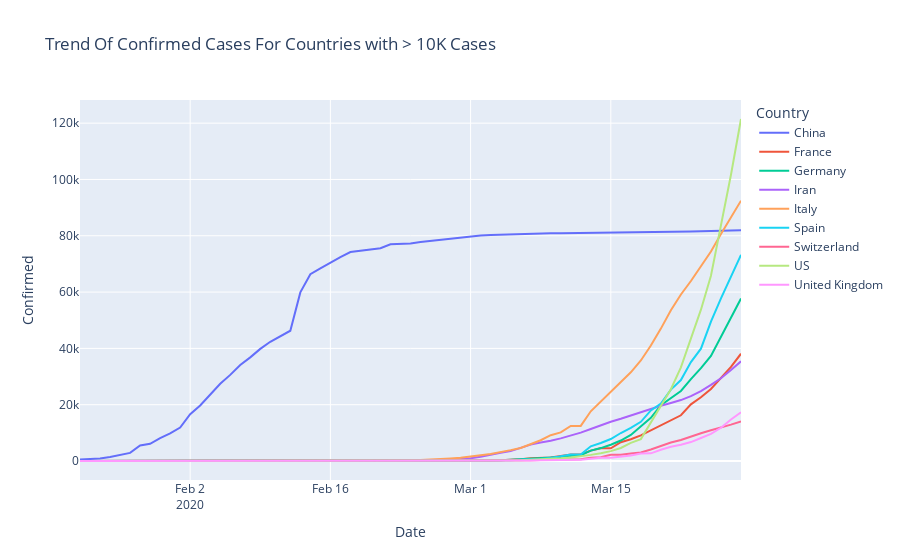

The code cell stored with this chart in its notebook:
### Code cell
fig = px.line(df_country, x="Date", y="Confirmed", color="Country",
              line_group="Country", hover_name="Country",title="Trend Of Confirmed Cases For Countries with > 10K Cases")
fig.show()

### Figure 1 — Plotly figure (JSON) as saved in the notebook; plotly's stock layout.template omitted (floating-point values rounded to 4 significant figures)
{"data": [{"hoverlabel": {"namelength": 0}, "hovertemplate": "<b>%{hovertext}</b><br><br>Country=China<br>Date=%{x}<br>Confirmed=%{y}", "hovertext": ["China", "China", "China", "China", "China", "China", "China", "China", "China", "China", "China", "China", "China", "China", "China", "China", "China", "China", "China", "China", "China", "China", "China", "China", "China", "China", "China", "China", "China", "China", "China", "China", "China", "China", "China", "China", "China", "China", "China", "China", "China", "China", "China", "China", "China", "China", "China", "China", "China", "China", "China", "China", "China", "China", "China", "China", "China", "China", "China", "China", "China", "China", "China", "China", "China", "China", "China"], "legendgroup": "China", "line": {"color": "#636efa", "dash": "solid"}, "mode": "lines", "name": "China", "showlegend": true, "type": "scatter", "x": ["2020-01-22", "2020-01-23", "2020-01-24", "2020-01-25", "2020-01-26", "2020-01-27", "2020-01-28", "2020-01-29", "2020-01-30", "2020-01-31", "2020-02-01", "2020-02-02", "2020-02-03", "2020-02-04", "2020-02-05", "2020-02-06", "2020-02-07", "2020-02-08", "2020-02-09", "2020-02-10", "2020-02-11", "2020-02-12", "2020-02-13", "2020-02-14", "2020-02-15", "2020-02-16", "2020-02-17", "2020-02-18", "2020-02-19", "2020-02-20", "2020-02-21", "2020-02-22", "2020-02-23", "2020-02-24", "2020-02-25", "2020-02-26", "2020-02-27", "2020-02-28", "2020-02-29", "2020-03-01", "2020-03-02", "2020-03-03", "2020-03-04", "2020-03-05", "2020-03-06", "2020-03-07", "2020-03-08", "2020-03-09", "2020-03-10", "2020-03-11", "2020-03-12", "2020-03-13", "2020-03-14", "2020-03-15", "2020-03-16", "2020-03-17", "2020-03-18", "2020-03-19", "2020-03-20", "2020-03-21", "2020-03-22", "2020-03-23", "2020-03-24", "2020-03-25", "2020-03-26", "2020-03-27", "2020-03-28"], "xaxis": "x", "y": [548, 643, 920, 1406, 2075, 2877, 5509, 6087, 8141, 9802, 11891, 16630, 19716, 23707, 27440, 30587, 34110, 36814, 39829, 42354, 44386, 46267, 59895, 66358, 68413, 70513, 72434, 74211, 74619, 75077, 75550, 77001, 77022, 77241, 77754, 78166, 78600, 78928, 79356, 79932, 80136, 80261, 80386, 80537, 80690, 80770, 80823, 80860, 80887, 80921, 80932, 80945, 80977, 81003, 81033, 81058, 81102, 81156, 81250, 81305, 81435, 81498, 81591, 81661, 81782, 81897, 81999], "yaxis": "y"}, {"hoverlabel": {"namelength": 0}, "hovertemplate": "<b>%{hovertext}</b><br><br>Country=France<br>Date=%{x}<br>Confirmed=%{y}", "hovertext": ["France", "France", "France", "France", "France", "France", "France", "France", "France", "France", "France", "France", "France", "France", "France", "France", "France", "France", "France", "France", "France", "France", "France", "France", "France", "France", "France", "France", "France", "France", "France", "France", "France", "France", "France", "France", "France", "France", "France", "France", "France", "France", "France", "France", "France", "France", "France", "France", "France", "France", "France", "France", "France", "France", "France", "France", "France", "France", "France", "France", "France", "France", "France", "France", "France", "France", "France"], "legendgroup": "France", "line": {"color": "#EF553B", "dash": "solid"}, "mode": "lines", "name": "France", "showlegend": true, "type": "scatter", "x": ["2020-01-22", "2020-01-23", "2020-01-24", "2020-01-25", "2020-01-26", "2020-01-27", "2020-01-28", "2020-01-29", "2020-01-30", "2020-01-31", "2020-02-01", "2020-02-02", "2020-02-03", "2020-02-04", "2020-02-05", "2020-02-06", "2020-02-07", "2020-02-08", "2020-02-09", "2020-02-10", "2020-02-11", "2020-02-12", "2020-02-13", "2020-02-14", "2020-02-15", "2020-02-16", "2020-02-17", "2020-02-18", "2020-02-19", "2020-02-20", "2020-02-21", "2020-02-22", "2020-02-23", "2020-02-24", "2020-02-25", "2020-02-26", "2020-02-27", "2020-02-28", "2020-02-29", "2020-03-01", "2020-03-02", "2020-03-03", "2020-03-04", "2020-03-05", "2020-03-06", "2020-03-07", "2020-03-08", "2020-03-09", "2020-03-10", "2020-03-11", "2020-03-12", "2020-03-13", "2020-03-14", "2020-03-15", "2020-03-16", "2020-03-17", "2020-03-18", "2020-03-19", "2020-03-20", "2020-03-21", "2020-03-22", "2020-03-23", "2020-03-24", "2020-03-25", "2020-03-26", "2020-03-27", "2020-03-28"], "xaxis": "x", "y": [0, 0, 2, 3, 3, 3, 4, 5, 5, 5, 6, 6, 6, 6, 6, 6, 6, 11, 11, 11, 11, 11, 11, 11, 12, 12, 12, 12, 12, 12, 12, 12, 12, 12, 14, 18, 38, 57, 100, 130, 191, 204, 288, 380, 656, 959, 1136, 1219, 1794, 2293, 2293, 3681, 4496, 4532, 6683, 7715, 9124, 10970, 12758, 14463, 16243, 20123, 22622, 25600, 29551, 33402, 38105], "yaxis": "y"}, {"hoverlabel": {"namelength": 0}, "hovertemplate": "<b>%{hovertext}</b><br><br>Country=Germany<br>Date=%{x}<br>Confirmed=%{y}", "hovertext": ["Germany", "Germany", "Germany", "Germany", "Germany", "Germany", "Germany", "Germany", "Germany", "Germany", "Germany", "Germany", "Germany", "Germany", "Germany", "Germany", "Germany", "Germany", "Germany", "Germany", "Germany", "Germany", "Germany", "Germany", "Germany", "Germany", "Germany", "Germany", "Germany", "Germany", "Germany", "Germany", "Germany", "Germany", "Germany", "Germany", "Germany", "Germany", "Germany", "Germany", "Germany", "Germany", "Germany", "Germany", "Germany", "Germany", "Germany", "Germany", "Germany", "Germany", "Germany", "Germany", "Germany", "Germany", "Germany", "Germany", "Germany", "Germany", "Germany", "Germany", "Germany", "Germany", "Germany", "Germany", "Germany", "Germany", "Germany"], "legendgroup": "Germany", "line": {"color": "#00cc96", "dash": "solid"}, "mode": "lines", "name": "Germany", "showlegend": true, "type": "scatter", "x": ["2020-01-22", "2020-01-23", "2020-01-24", "2020-01-25", "2020-01-26", "2020-01-27", "2020-01-28", "2020-01-29", "2020-01-30", "2020-01-31", "2020-02-01", "2020-02-02", "2020-02-03", "2020-02-04", "2020-02-05", "2020-02-06", "2020-02-07", "2020-02-08", "2020-02-09", "2020-02-10", "2020-02-11", "2020-02-12", "2020-02-13", "2020-02-14", "2020-02-15", "2020-02-16", "2020-02-17", "2020-02-18", "2020-02-19", "2020-02-20", "2020-02-21", "2020-02-22", "2020-02-23", "2020-02-24", "2020-02-25", "2020-02-26", "2020-02-27", "2020-02-28", "2020-02-29", "2020-03-01", "2020-03-02", "2020-03-03", "2020-03-04", "2020-03-05", "2020-03-06", "2020-03-07", "2020-03-08", "2020-03-09", "2020-03-10", "2020-03-11", "2020-03-12", "2020-03-13", "2020-03-14", "2020-03-15", "2020-03-16", "2020-03-17", "2020-03-18", "2020-03-19", "2020-03-20", "2020-03-21", "2020-03-22", "2020-03-23", "2020-03-24", "2020-03-25", "2020-03-26", "2020-03-27", "2020-03-28"], "xaxis": "x", "y": [0, 0, 0, 0, 0, 1, 4, 4, 4, 5, 8, 10, 12, 12, 12, 12, 13, 13, 14, 14, 16, 16, 16, 16, 16, 16, 16, 16, 16, 16, 16, 16, 16, 16, 17, 27, 46, 48, 79, 130, 159, 196, 262, 482, 670, 799, 1040, 1176, 1457, 1908, 2078, 3675, 4585, 5795, 7272, 9257, 12327, 15320, 19848, 22213, 24873, 29056, 32986, 37323, 43938, 50871, 57695], "yaxis": "y"}, {"hoverlabel": {"namelength": 0}, "hovertemplate": "<b>%{hovertext}</b><br><br>Country=Iran<br>Date=%{x}<br>Confirmed=%{y}", "hovertext": ["Iran", "Iran", "Iran", "Iran", "Iran", "Iran", "Iran", "Iran", "Iran", "Iran", "Iran", "Iran", "Iran", "Iran", "Iran", "Iran", "Iran", "Iran", "Iran", "Iran", "Iran", "Iran", "Iran", "Iran", "Iran", "Iran", "Iran", "Iran", "Iran", "Iran", "Iran", "Iran", "Iran", "Iran", "Iran", "Iran", "Iran", "Iran", "Iran", "Iran", "Iran", "Iran", "Iran", "Iran", "Iran", "Iran", "Iran", "Iran", "Iran", "Iran", "Iran", "Iran", "Iran", "Iran", "Iran", "Iran", "Iran", "Iran", "Iran", "Iran", "Iran", "Iran", "Iran", "Iran", "Iran", "Iran", "Iran"], "legendgroup": "Iran", "line": {"color": "#ab63fa", "dash": "solid"}, "mode": "lines", "name": "Iran", "showlegend": true, "type": "scatter", "x": ["2020-01-22", "2020-01-23", "2020-01-24", "2020-01-25", "2020-01-26", "2020-01-27", "2020-01-28", "2020-01-29", "2020-01-30", "2020-01-31", "2020-02-01", "2020-02-02", "2020-02-03", "2020-02-04", "2020-02-05", "2020-02-06", "2020-02-07", "2020-02-08", "2020-02-09", "2020-02-10", "2020-02-11", "2020-02-12", "2020-02-13", "2020-02-14", "2020-02-15", "2020-02-16", "2020-02-17", "2020-02-18", "2020-02-19", "2020-02-20", "2020-02-21", "2020-02-22", "2020-02-23", "2020-02-24", "2020-02-25", "2020-02-26", "2020-02-27", "2020-02-28", "2020-02-29", "2020-03-01", "2020-03-02", "2020-03-03", "2020-03-04", "2020-03-05", "2020-03-06", "2020-03-07", "2020-03-08", "2020-03-09", "2020-03-10", "2020-03-11", "2020-03-12", "2020-03-13", "2020-03-14", "2020-03-15", "2020-03-16", "2020-03-17", "2020-03-18", "2020-03-19", "2020-03-20", "2020-03-21", "2020-03-22", "2020-03-23", "2020-03-24", "2020-03-25", "2020-03-26", "2020-03-27", "2020-03-28"], "xaxis": "x", "y": [0, 0, 0, 0, 0, 0, 0, 0, 0, 0, 0, 0, 0, 0, 0, 0, 0, 0, 0, 0, 0, 0, 0, 0, 0, 0, 0, 0, 2, 5, 18, 28, 43, 61, 95, 139, 245, 388, 593, 978, 1501, 2336, 2922, 3513, 4747, 5823, 6566, 7161, 8042, 9000, 10075, 11364, 12729, 13938, 14991, 16169, 17361, 18407, 19644, 20610, 21638, 23049, 24811, 27017, 29406, 32332, 35408], "yaxis": "y"}, {"hoverlabel": {"namelength": 0}, "hovertemplate": "<b>%{hovertext}</b><br><br>Country=Italy<br>Date=%{x}<br>Confirmed=%{y}", "hovertext": ["Italy", "Italy", "Italy", "Italy", "Italy", "Italy", "Italy", "Italy", "Italy", "Italy", "Italy", "Italy", "Italy", "Italy", "Italy", "Italy", "Italy", "Italy", "Italy", "Italy", "Italy", "Italy", "Italy", "Italy", "Italy", "Italy", "Italy", "Italy", "Italy", "Italy", "Italy", "Italy", "Italy", "Italy", "Italy", "Italy", "Italy", "Italy", "Italy", "Italy", "Italy", "Italy", "Italy", "Italy", "Italy", "Italy", "Italy", "Italy", "Italy", "Italy", "Italy", "Italy", "Italy", "Italy", "Italy", "Italy", "Italy", "Italy", "Italy", "Italy", "Italy", "Italy", "Italy", "Italy", "Italy", "Italy", "Italy"], "legendgroup": "Italy", "line": {"color": "#FFA15A", "dash": "solid"}, "mode": "lines", "name": "Italy", "showlegend": true, "type": "scatter", "x": ["2020-01-22", "2020-01-23", "2020-01-24", "2020-01-25", "2020-01-26", "2020-01-27", "2020-01-28", "2020-01-29", "2020-01-30", "2020-01-31", "2020-02-01", "2020-02-02", "2020-02-03", "2020-02-04", "2020-02-05", "2020-02-06", "2020-02-07", "2020-02-08", "2020-02-09", "2020-02-10", "2020-02-11", "2020-02-12", "2020-02-13", "2020-02-14", "2020-02-15", "2020-02-16", "2020-02-17", "2020-02-18", "2020-02-19", "2020-02-20", "2020-02-21", "2020-02-22", "2020-02-23", "2020-02-24", "2020-02-25", "2020-02-26", "2020-02-27", "2020-02-28", "2020-02-29", "2020-03-01", "2020-03-02", "2020-03-03", "2020-03-04", "2020-03-05", "2020-03-06", "2020-03-07", "2020-03-08", "2020-03-09", "2020-03-10", "2020-03-11", "2020-03-12", "2020-03-13", "2020-03-14", "2020-03-15", "2020-03-16", "2020-03-17", "2020-03-18", "2020-03-19", "2020-03-20", "2020-03-21", "2020-03-22", "2020-03-23", "2020-03-24", "2020-03-25", "2020-03-26", "2020-03-27", "2020-03-28"], "xaxis": "x", "y": [0, 0, 0, 0, 0, 0, 0, 0, 0, 2, 2, 2, 2, 2, 2, 2, 3, 3, 3, 3, 3, 3, 3, 3, 3, 3, 3, 3, 3, 3, 20, 62, 155, 229, 322, 453, 655, 888, 1128, 1694, 2036, 2502, 3089, 3858, 4636, 5883, 7375, 9172, 10149, 12462, 12462, 17660, 21157, 24747, 27980, 31506, 35713, 41035, 47021, 53578, 59138, 63927, 69176, 74386, 80589, 86498, 92472], "yaxis": "y"}, {"hoverlabel": {"namelength": 0}, "hovertemplate": "<b>%{hovertext}</b><br><br>Country=Spain<br>Date=%{x}<br>Confirmed=%{y}", "hovertext": ["Spain", "Spain", "Spain", "Spain", "Spain", "Spain", "Spain", "Spain", "Spain", "Spain", "Spain", "Spain", "Spain", "Spain", "Spain", "Spain", "Spain", "Spain", "Spain", "Spain", "Spain", "Spain", "Spain", "Spain", "Spain", "Spain", "Spain", "Spain", "Spain", "Spain", "Spain", "Spain", "Spain", "Spain", "Spain", "Spain", "Spain", "Spain", "Spain", "Spain", "Spain", "Spain", "Spain", "Spain", "Spain", "Spain", "Spain", "Spain", "Spain", "Spain", "Spain", "Spain", "Spain", "Spain", "Spain", "Spain", "Spain", "Spain", "Spain", "Spain", "Spain", "Spain", "Spain", "Spain", "Spain", "Spain", "Spain"], "legendgroup": "Spain", "line": {"color": "#19d3f3", "dash": "solid"}, "mode": "lines", "name": "Spain", "showlegend": true, "type": "scatter", "x": ["2020-01-22", "2020-01-23", "2020-01-24", "2020-01-25", "2020-01-26", "2020-01-27", "2020-01-28", "2020-01-29", "2020-01-30", "2020-01-31", "2020-02-01", "2020-02-02", "2020-02-03", "2020-02-04", "2020-02-05", "2020-02-06", "2020-02-07", "2020-02-08", "2020-02-09", "2020-02-10", "2020-02-11", "2020-02-12", "2020-02-13", "2020-02-14", "2020-02-15", "2020-02-16", "2020-02-17", "2020-02-18", "2020-02-19", "2020-02-20", "2020-02-21", "2020-02-22", "2020-02-23", "2020-02-24", "2020-02-25", "2020-02-26", "2020-02-27", "2020-02-28", "2020-02-29", "2020-03-01", "2020-03-02", "2020-03-03", "2020-03-04", "2020-03-05", "2020-03-06", "2020-03-07", "2020-03-08", "2020-03-09", "2020-03-10", "2020-03-11", "2020-03-12", "2020-03-13", "2020-03-14", "2020-03-15", "2020-03-16", "2020-03-17", "2020-03-18", "2020-03-19", "2020-03-20", "2020-03-21", "2020-03-22", "2020-03-23", "2020-03-24", "2020-03-25", "2020-03-26", "2020-03-27", "2020-03-28"], "xaxis": "x", "y": [0, 0, 0, 0, 0, 0, 0, 0, 0, 0, 1, 1, 1, 1, 1, 1, 1, 1, 2, 2, 2, 2, 2, 2, 2, 2, 2, 2, 2, 2, 2, 2, 2, 2, 6, 13, 15, 32, 45, 84, 120, 165, 222, 259, 400, 500, 673, 1073, 1695, 2277, 2277, 5232, 6391, 7798, 9942, 11748, 13910, 17963, 20410, 25374, 28768, 35136, 39885, 49515, 57786, 65719, 73235], "yaxis": "y"}, {"hoverlabel": {"namelength": 0}, "hovertemplate": "<b>%{hovertext}</b><br><br>Country=Switzerland<br>Date=%{x}<br>Confirmed=%{y}", "hovertext": ["Switzerland", "Switzerland", "Switzerland", "Switzerland", "Switzerland", "Switzerland", "Switzerland", "Switzerland", "Switzerland", "Switzerland", "Switzerland", "Switzerland", "Switzerland", "Switzerland", "Switzerland", "Switzerland", "Switzerland", "Switzerland", "Switzerland", "Switzerland", "Switzerland", "Switzerland", "Switzerland", "Switzerland", "Switzerland", "Switzerland", "Switzerland", "Switzerland", "Switzerland", "Switzerland", "Switzerland", "Switzerland", "Switzerland", "Switzerland", "Switzerland", "Switzerland", "Switzerland", "Switzerland", "Switzerland", "Switzerland", "Switzerland", "Switzerland", "Switzerland", "Switzerland", "Switzerland", "Switzerland", "Switzerland", "Switzerland", "Switzerland", "Switzerland", "Switzerland", "Switzerland", "Switzerland", "Switzerland", "Switzerland", "Switzerland", "Switzerland", "Switzerland", "Switzerland", "Switzerland", "Switzerland", "Switzerland", "Switzerland", "Switzerland", "Switzerland", "Switzerland", "Switzerland"], "legendgroup": "Switzerland", "line": {"color": "#FF6692", "dash": "solid"}, "mode": "lines", "name": "Switzerland", "showlegend": true, "type": "scatter", "x": ["2020-01-22", "2020-01-23", "2020-01-24", "2020-01-25", "2020-01-26", "2020-01-27", "2020-01-28", "2020-01-29", "2020-01-30", "2020-01-31", "2020-02-01", "2020-02-02", "2020-02-03", "2020-02-04", "2020-02-05", "2020-02-06", "2020-02-07", "2020-02-08", "2020-02-09", "2020-02-10", "2020-02-11", "2020-02-12", "2020-02-13", "2020-02-14", "2020-02-15", "2020-02-16", "2020-02-17", "2020-02-18", "2020-02-19", "2020-02-20", "2020-02-21", "2020-02-22", "2020-02-23", "2020-02-24", "2020-02-25", "2020-02-26", "2020-02-27", "2020-02-28", "2020-02-29", "2020-03-01", "2020-03-02", "2020-03-03", "2020-03-04", "2020-03-05", "2020-03-06", "2020-03-07", "2020-03-08", "2020-03-09", "2020-03-10", "2020-03-11", "2020-03-12", "2020-03-13", "2020-03-14", "2020-03-15", "2020-03-16", "2020-03-17", "2020-03-18", "2020-03-19", "2020-03-20", "2020-03-21", "2020-03-22", "2020-03-23", "2020-03-24", "2020-03-25", "2020-03-26", "2020-03-27", "2020-03-28"], "xaxis": "x", "y": [0, 0, 0, 0, 0, 0, 0, 0, 0, 0, 0, 0, 0, 0, 0, 0, 0, 0, 0, 0, 0, 0, 0, 0, 0, 0, 0, 0, 0, 0, 0, 0, 0, 0, 1, 1, 8, 8, 18, 27, 42, 56, 90, 114, 214, 268, 337, 374, 491, 652, 652, 1139, 1359, 2200, 2200, 2700, 3028, 4075, 5294, 6575, 7474, 8795, 9877, 10897, 11811, 12928, 14076], "yaxis": "y"}, {"hoverlabel": {"namelength": 0}, "hovertemplate": "<b>%{hovertext}</b><br><br>Country=US<br>Date=%{x}<br>Confirmed=%{y}", "hovertext": ["US", "US", "US", "US", "US", "US", "US", "US", "US", "US", "US", "US", "US", "US", "US", "US", "US", "US", "US", "US", "US", "US", "US", "US", "US", "US", "US", "US", "US", "US", "US", "US", "US", "US", "US", "US", "US", "US", "US", "US", "US", "US", "US", "US", "US", "US", "US", "US", "US", "US", "US", "US", "US", "US", "US", "US", "US", "US", "US", "US", "US", "US", "US", "US", "US", "US", "US"], "legendgroup": "US", "line": {"color": "#B6E880", "dash": "solid"}, "mode": "lines", "name": "US", "showlegend": true, "type": "scatter", "x": ["2020-01-22", "2020-01-23", "2020-01-24", "2020-01-25", "2020-01-26", "2020-01-27", "2020-01-28", "2020-01-29", "2020-01-30", "2020-01-31", "2020-02-01", "2020-02-02", "2020-02-03", "2020-02-04", "2020-02-05", "2020-02-06", "2020-02-07", "2020-02-08", "2020-02-09", "2020-02-10", "2020-02-11", "2020-02-12", "2020-02-13", "2020-02-14", "2020-02-15", "2020-02-16", "2020-02-17", "2020-02-18", "2020-02-19", "2020-02-20", "2020-02-21", "2020-02-22", "2020-02-23", "2020-02-24", "2020-02-25", "2020-02-26", "2020-02-27", "2020-02-28", "2020-02-29", "2020-03-01", "2020-03-02", "2020-03-03", "2020-03-04", "2020-03-05", "2020-03-06", "2020-03-07", "2020-03-08", "2020-03-09", "2020-03-10", "2020-03-11", "2020-03-12", "2020-03-13", "2020-03-14", "2020-03-15", "2020-03-16", "2020-03-17", "2020-03-18", "2020-03-19", "2020-03-20", "2020-03-21", "2020-03-22", "2020-03-23", "2020-03-24", "2020-03-25", "2020-03-26", "2020-03-27", "2020-03-28"], "xaxis": "x", "y": [1, 1, 2, 2, 5, 5, 5, 5, 5, 7, 8, 8, 11, 11, 11, 11, 11, 11, 11, 11, 12, 12, 13, 13, 13, 13, 13, 13, 13, 13, 15, 15, 15, 51, 51, 57, 58, 60, 68, 74, 98, 118, 149, 217, 262, 402, 518, 583, 959, 1281, 1663, 2179, 2727, 3499, 4632, 6421, 7783, 13677, 19100, 25489, 33276, 43847, 53740, 65778, 83836, 101657, 121478], "yaxis": "y"}, {"hoverlabel": {"namelength": 0}, "hovertemplate": "<b>%{hovertext}</b><br><br>Country=United Kingdom<br>Date=%{x}<br>Confirmed=%{y}", "hovertext": ["United Kingdom", "United Kingdom", "United Kingdom", "United Kingdom", "United Kingdom", "United Kingdom", "United Kingdom", "United Kingdom", "United Kingdom", "United Kingdom", "United Kingdom", "United Kingdom", "United Kingdom", "United Kingdom", "United Kingdom", "United Kingdom", "United Kingdom", "United Kingdom", "United Kingdom", "United Kingdom", "United Kingdom", "United Kingdom", "United Kingdom", "United Kingdom", "United Kingdom", "United Kingdom", "United Kingdom", "United Kingdom", "United Kingdom", "United Kingdom", "United Kingdom", "United Kingdom", "United Kingdom", "United Kingdom", "United Kingdom", "United Kingdom", "United Kingdom", "United Kingdom", "United Kingdom", "United Kingdom", "United Kingdom", "United Kingdom", "United Kingdom", "United Kingdom", "United Kingdom", "United Kingdom", "United Kingdom", "United Kingdom", "United Kingdom", "United Kingdom", "United Kingdom", "United Kingdom", "United Kingdom", "United Kingdom", "United Kingdom", "United Kingdom", "United Kingdom", "United Kingdom", "United Kingdom", "United Kingdom", "United Kingdom", "United Kingdom", "United Kingdom", "United Kingdom", "United Kingdom", "United Kingdom", "United Kingdom"], "legendgroup": "United Kingdom", "line": {"color": "#FF97FF", "dash": "solid"}, "mode": "lines", "name": "United Kingdom", "showlegend": true, "type": "scatter", "x": ["2020-01-22", "2020-01-23", "2020-01-24", "2020-01-25", "2020-01-26", "2020-01-27", "2020-01-28", "2020-01-29", "2020-01-30", "2020-01-31", "2020-02-01", "2020-02-02", "2020-02-03", "2020-02-04", "2020-02-05", "2020-02-06", "2020-02-07", "2020-02-08", "2020-02-09", "2020-02-10", "2020-02-11", "2020-02-12", "2020-02-13", "2020-02-14", "2020-02-15", "2020-02-16", "2020-02-17", "2020-02-18", "2020-02-19", "2020-02-20", "2020-02-21", "2020-02-22", "2020-02-23", "2020-02-24", "2020-02-25", "2020-02-26", "2020-02-27", "2020-02-28", "2020-02-29", "2020-03-01", "2020-03-02", "2020-03-03", "2020-03-04", "2020-03-05", "2020-03-06", "2020-03-07", "2020-03-08", "2020-03-09", "2020-03-10", "2020-03-11", "2020-03-12", "2020-03-13", "2020-03-14", "2020-03-15", "2020-03-16", "2020-03-17", "2020-03-18", "2020-03-19", "2020-03-20", "2020-03-21", "2020-03-22", "2020-03-23", "2020-03-24", "2020-03-25", "2020-03-26", "2020-03-27", "2020-03-28"], "xaxis": "x", "y": [0, 0, 0, 0, 0, 0, 0, 0, 0, 2, 2, 2, 2, 2, 2, 2, 3, 3, 3, 8, 8, 9, 9, 9, 9, 9, 9, 9, 9, 9, 9, 9, 9, 13, 13, 13, 15, 20, 23, 36, 40, 51, 86, 116, 164, 207, 274, 322, 384, 459, 459, 802, 1144, 1145, 1551, 1960, 2642, 2716, 4014, 5067, 5745, 6726, 8164, 9640, 11812, 14745, 17312], "yaxis": "y"}], "layout": {"legend": {"title": {"text": "Country"}, "tracegroupgap": 0}, "title": {"text": "Trend Of Confirmed Cases For Countries with > 10K Cases"}, "xaxis": {"anchor": "y", "domain": [0, 1], "title": {"text": "Date"}}, "yaxis": {"anchor": "x", "domain": [0, 1], "title": {"text": "Confirmed"}}}}
